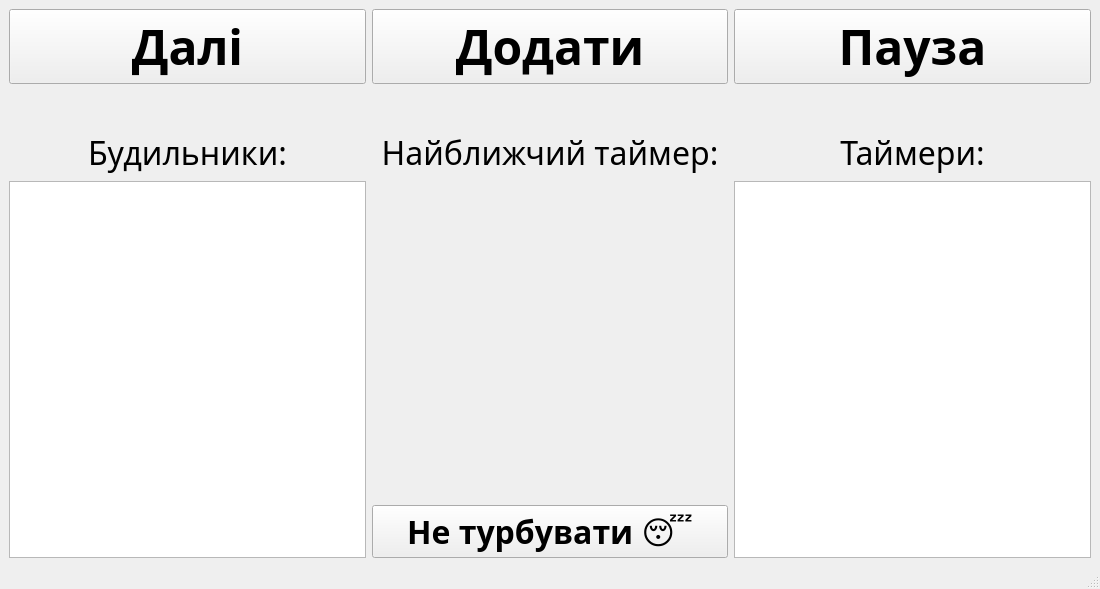
<?xml version="1.0" encoding="UTF-8"?>
<ui version="4.0">
 <class>MainWindow</class>
 <widget class="QMainWindow" name="MainWindow">
  <property name="geometry">
   <rect>
    <x>0</x>
    <y>0</y>
    <width>1100</width>
    <height>589</height>
   </rect>
  </property>
  <property name="windowTitle">
   <string>TimerX</string>
  </property>
  <widget class="QWidget" name="centralwidget">
   <property name="minimumSize">
    <size>
     <width>1100</width>
     <height>0</height>
    </size>
   </property>
   <layout class="QGridLayout" name="gridLayout">
    <item row="0" column="0">
     <layout class="QVBoxLayout" name="Interface">
      <item>
       <layout class="QHBoxLayout" name="Buttons">
        <item>
         <widget class="QPushButton" name="continueTimerButton">
          <property name="sizePolicy">
           <sizepolicy hsizetype="Preferred" vsizetype="Maximum">
            <horstretch>0</horstretch>
            <verstretch>0</verstretch>
           </sizepolicy>
          </property>
          <property name="font">
           <font>
            <family>Montserrat</family>
            <pointsize>36</pointsize>
            <bold>true</bold>
           </font>
          </property>
          <property name="text">
           <string>Далі</string>
          </property>
         </widget>
        </item>
        <item>
         <widget class="QPushButton" name="setTimerButton">
          <property name="sizePolicy">
           <sizepolicy hsizetype="Preferred" vsizetype="Maximum">
            <horstretch>0</horstretch>
            <verstretch>0</verstretch>
           </sizepolicy>
          </property>
          <property name="font">
           <font>
            <family>Montserrat</family>
            <pointsize>36</pointsize>
            <bold>true</bold>
           </font>
          </property>
          <property name="text">
           <string>Додати</string>
          </property>
         </widget>
        </item>
        <item>
         <widget class="QPushButton" name="pauseTimerButton">
          <property name="sizePolicy">
           <sizepolicy hsizetype="Preferred" vsizetype="Maximum">
            <horstretch>0</horstretch>
            <verstretch>0</verstretch>
           </sizepolicy>
          </property>
          <property name="font">
           <font>
            <family>Montserrat</family>
            <pointsize>36</pointsize>
            <bold>true</bold>
           </font>
          </property>
          <property name="text">
           <string>Пауза</string>
          </property>
         </widget>
        </item>
       </layout>
      </item>
      <item>
       <spacer name="verticalSpacer">
        <property name="orientation">
         <enum>Qt::Vertical</enum>
        </property>
        <property name="sizeType">
         <enum>QSizePolicy::Maximum</enum>
        </property>
        <property name="sizeHint" stdset="0">
         <size>
          <width>20</width>
          <height>40</height>
         </size>
        </property>
       </spacer>
      </item>
      <item>
       <layout class="QHBoxLayout" name="Timers">
        <item>
         <layout class="QVBoxLayout" name="verticalLayout_2">
          <item>
           <layout class="QHBoxLayout" name="horizontalLayout_4">
            <property name="sizeConstraint">
             <enum>QLayout::SetMinimumSize</enum>
            </property>
            <item>
             <widget class="QLabel" name="alarms">
              <property name="sizePolicy">
               <sizepolicy hsizetype="Preferred" vsizetype="Maximum">
                <horstretch>0</horstretch>
                <verstretch>0</verstretch>
               </sizepolicy>
              </property>
              <property name="font">
               <font>
                <family>Montserrat</family>
                <pointsize>24</pointsize>
               </font>
              </property>
              <property name="text">
               <string>Будильники:</string>
              </property>
              <property name="alignment">
               <set>Qt::AlignCenter</set>
              </property>
             </widget>
            </item>
            <item>
             <widget class="QLabel" name="nearestTimerText">
              <property name="sizePolicy">
               <sizepolicy hsizetype="Preferred" vsizetype="Maximum">
                <horstretch>0</horstretch>
                <verstretch>0</verstretch>
               </sizepolicy>
              </property>
              <property name="font">
               <font>
                <family>Montserrat</family>
                <pointsize>24</pointsize>
               </font>
              </property>
              <property name="text">
               <string>Найближчий таймер:</string>
              </property>
              <property name="alignment">
               <set>Qt::AlignCenter</set>
              </property>
             </widget>
            </item>
            <item>
             <widget class="QLabel" name="timers">
              <property name="sizePolicy">
               <sizepolicy hsizetype="Preferred" vsizetype="Maximum">
                <horstretch>0</horstretch>
                <verstretch>0</verstretch>
               </sizepolicy>
              </property>
              <property name="font">
               <font>
                <family>Montserrat</family>
                <pointsize>24</pointsize>
               </font>
              </property>
              <property name="text">
               <string>Таймери:</string>
              </property>
              <property name="alignment">
               <set>Qt::AlignCenter</set>
              </property>
             </widget>
            </item>
           </layout>
          </item>
          <item>
           <layout class="QHBoxLayout" name="horizontalLayout">
            <item>
             <layout class="QVBoxLayout" name="Alarms" stretch="0">
              <property name="sizeConstraint">
               <enum>QLayout::SetDefaultConstraint</enum>
              </property>
              <property name="rightMargin">
               <number>0</number>
              </property>
              <item>
               <widget class="QListWidget" name="alarmsList">
                <property name="sizePolicy">
                 <sizepolicy hsizetype="Preferred" vsizetype="Expanding">
                  <horstretch>0</horstretch>
                  <verstretch>0</verstretch>
                 </sizepolicy>
                </property>
                <property name="font">
                 <font>
                  <family>JetBrains Mono NL</family>
                  <pointsize>20</pointsize>
                 </font>
                </property>
                <property name="autoScrollMargin">
                 <number>16</number>
                </property>
                <property name="tabKeyNavigation">
                 <bool>true</bool>
                </property>
                <property name="showDropIndicator" stdset="0">
                 <bool>false</bool>
                </property>
                <property name="dragEnabled">
                 <bool>false</bool>
                </property>
                <property name="dragDropOverwriteMode">
                 <bool>false</bool>
                </property>
                <property name="dragDropMode">
                 <enum>QAbstractItemView::NoDragDrop</enum>
                </property>
                <property name="defaultDropAction">
                 <enum>Qt::MoveAction</enum>
                </property>
                <property name="alternatingRowColors">
                 <bool>false</bool>
                </property>
                <property name="selectionMode">
                 <enum>QAbstractItemView::MultiSelection</enum>
                </property>
                <property name="isWrapping" stdset="0">
                 <bool>false</bool>
                </property>
                <property name="spacing">
                 <number>0</number>
                </property>
                <property name="itemAlignment">
                 <set>Qt::AlignCenter</set>
                </property>
               </widget>
              </item>
             </layout>
            </item>
            <item>
             <layout class="QVBoxLayout" name="verticalLayout">
              <item>
               <widget class="QWidget" name="nearestTimer" native="true">
                <property name="sizePolicy">
                 <sizepolicy hsizetype="Preferred" vsizetype="Maximum">
                  <horstretch>0</horstretch>
                  <verstretch>0</verstretch>
                 </sizepolicy>
                </property>
                <property name="minimumSize">
                 <size>
                  <width>0</width>
                  <height>0</height>
                 </size>
                </property>
               </widget>
              </item>
              <item>
               <spacer name="verticalSpacer_2">
                <property name="orientation">
                 <enum>Qt::Vertical</enum>
                </property>
                <property name="sizeHint" stdset="0">
                 <size>
                  <width>20</width>
                  <height>40</height>
                 </size>
                </property>
               </spacer>
              </item>
              <item>
               <widget class="QPushButton" name="doNotDisturb">
                <property name="font">
                 <font>
                  <family>Montserrat</family>
                  <pointsize>24</pointsize>
                  <bold>true</bold>
                 </font>
                </property>
                <property name="text">
                 <string>Не турбувати 😴</string>
                </property>
                <property name="checkable">
                 <bool>true</bool>
                </property>
               </widget>
              </item>
             </layout>
            </item>
            <item>
             <layout class="QVBoxLayout" name="regularTimers">
              <property name="leftMargin">
               <number>0</number>
              </property>
              <item>
               <widget class="QListWidget" name="timersList">
                <property name="sizePolicy">
                 <sizepolicy hsizetype="Preferred" vsizetype="Expanding">
                  <horstretch>0</horstretch>
                  <verstretch>0</verstretch>
                 </sizepolicy>
                </property>
                <property name="font">
                 <font>
                  <family>JetBrains Mono NL</family>
                  <pointsize>20</pointsize>
                 </font>
                </property>
                <property name="cursor" stdset="0">
                 <cursorShape>ArrowCursor</cursorShape>
                </property>
                <property name="tabKeyNavigation">
                 <bool>true</bool>
                </property>
                <property name="showDropIndicator" stdset="0">
                 <bool>false</bool>
                </property>
                <property name="dragEnabled">
                 <bool>true</bool>
                </property>
                <property name="dragDropOverwriteMode">
                 <bool>true</bool>
                </property>
                <property name="dragDropMode">
                 <enum>QAbstractItemView::DragDrop</enum>
                </property>
                <property name="defaultDropAction">
                 <enum>Qt::MoveAction</enum>
                </property>
                <property name="selectionMode">
                 <enum>QAbstractItemView::MultiSelection</enum>
                </property>
                <property name="selectionBehavior">
                 <enum>QAbstractItemView::SelectRows</enum>
                </property>
                <property name="itemAlignment">
                 <set>Qt::AlignCenter</set>
                </property>
                <property name="sortingEnabled">
                 <bool>true</bool>
                </property>
               </widget>
              </item>
             </layout>
            </item>
           </layout>
          </item>
         </layout>
        </item>
       </layout>
      </item>
     </layout>
    </item>
   </layout>
  </widget>
  <widget class="QMenuBar" name="menubar">
   <property name="geometry">
    <rect>
     <x>0</x>
     <y>0</y>
     <width>1100</width>
     <height>24</height>
    </rect>
   </property>
  </widget>
  <widget class="QStatusBar" name="statusbar">
   <property name="autoFillBackground">
    <bool>false</bool>
   </property>
   <property name="sizeGripEnabled">
    <bool>true</bool>
   </property>
  </widget>
 </widget>
 <resources/>
 <connections/>
</ui>
